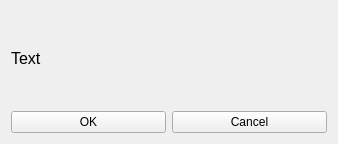
<?xml version="1.0" encoding="UTF-8"?>
<ui version="4.0">
 <class>Confirmation</class>
 <widget class="QWidget" name="Confirmation">
  <property name="geometry">
   <rect>
    <x>0</x>
    <y>0</y>
    <width>338</width>
    <height>144</height>
   </rect>
  </property>
  <property name="windowTitle">
   <string>Form</string>
  </property>
  <layout class="QVBoxLayout" name="verticalLayout">
   <item>
    <widget class="QLabel" name="main_label">
     <property name="font">
      <font>
       <pointsize>12</pointsize>
      </font>
     </property>
     <property name="text">
      <string>Text</string>
     </property>
    </widget>
   </item>
   <item>
    <layout class="QHBoxLayout" name="horizontalLayout">
     <item>
      <widget class="QPushButton" name="ok_btn">
       <property name="text">
        <string>OK</string>
       </property>
      </widget>
     </item>
     <item>
      <widget class="QPushButton" name="cancel_btn">
       <property name="text">
        <string>Cancel</string>
       </property>
      </widget>
     </item>
    </layout>
   </item>
  </layout>
 </widget>
 <resources/>
 <connections/>
</ui>
